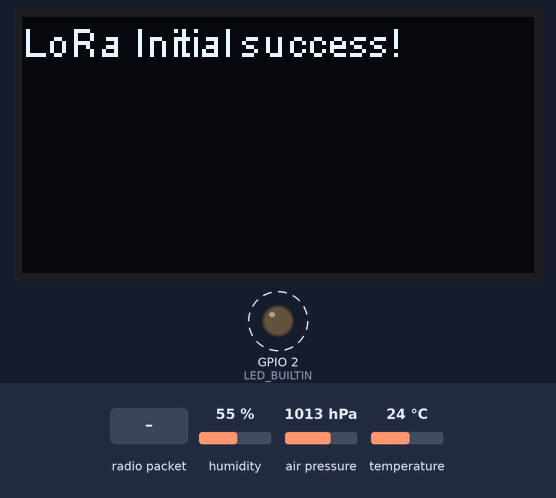
A program run on a simulated ESP32. Parts: 128×64 one-colour display, output pins drawn as LEDs (lit = HIGH). Dashed ring = blinking. The test bench sets the inputs (shaded band); at power-on: humidity 55 %, air pressure 1013 hPa, temperature 24 °C. No radio packets arrive unless stated; what the program prints to the serial monitor is not drawn.

Above: at 1.5 s.
1.6 s: radio packet "1" arrives
At 2.7 s:
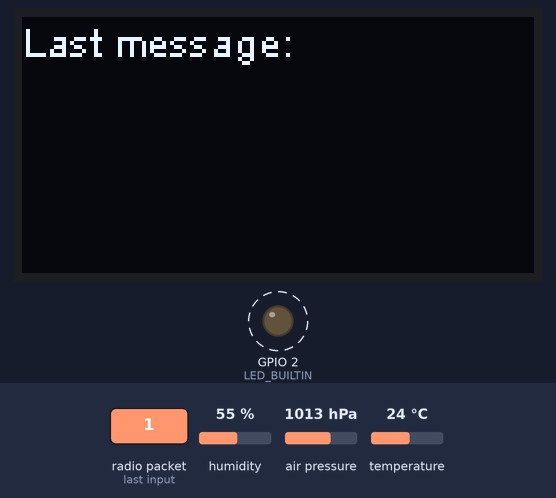
Timing chart, 0 to 10.6 s (numbered marks = the images above; inputs shaded):
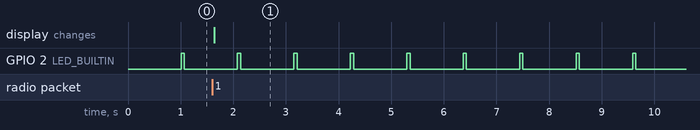

Measured:
- after the input at 1.6 s, the display: changes at once (image 1)
- by itself, GPIO 2 (LED_BUILTIN): alternates HIGH for 0.06 s and LOW for 1.0 s

The program:

main.cpp
```cpp
// Base libraries
#include <Arduino.h>
#include <heltec.h>

// Sensor libraries
#include <Adafruit_Sensor.h>
#include <Adafruit_BME280.h>
#include <Wire.h>
#include <Temperature.h>

#define LORA_BAND 868E6
#define LORA_ADDRESS (byte)0x2
#define LORA_WEB_ADDRESS (byte)0x1

// I2C
# define SDA 4
# define SCL 15
TwoWire I2C = TwoWire(1);

// Temperature sensor
using temp_sensor::TemperatureSensor;
using temp_sensor::TemperatureData;

TemperatureSensor* mySensor;
String loraMessage;
bool newMessage = false;
long messageId = 0;

int lastTempUpdate = 0;

void onReceive(int packetSize){
    Serial.println("✅ Message received");
    if (packetSize == 0) return;
    // Destination
    int recipient = LoRa.read();
    // Source
    byte sender = LoRa.read();
    // Message length
    byte incomingLength = LoRa.read();

    String incoming = "";

    while (LoRa.available()) incoming += (char)LoRa.read();


    // if (incomingLength != incoming.length()){
    //     return;
    // }

    // Si le message nous est pas destiner ou qu'il ne provient pas de l'address configurer
    // if ((recipient != LORA_ADDRESS && recipient != 0xFF) || sender != LORA_WEB_ADDRESS){
    //     return;
    // }

    loraMessage = incoming;
    newMessage = true;
}

void setup(){
    // Serial output setup
    Serial.begin(115200);

    // I2C for the temperature sensor

    // Heltec/LoRa setup
    Heltec.begin(true, true, true, true, LORA_BAND);
    LoRa.begin(LORA_BAND, true);
    LoRa.onReceive(onReceive);
    LoRa.receive();

    I2C.begin(SDA, SCL);


    // Temperature sensor
    mySensor = new TemperatureSensor(&I2C);

    // Builtin LED setup
    pinMode(LED_BUILTIN, OUTPUT);

}

void sendMessage(byte dest, String message){
  digitalWrite(BUILTIN_LED, HIGH);
  LoRa.beginPacket();
  LoRa.write(dest);
  LoRa.write(LORA_ADDRESS);
  LoRa.write(message.length());
  LoRa.print(message);
  LoRa.endPacket();
  digitalWrite(BUILTIN_LED, LOW);
  LoRa.receive();
}

void sendTemperatureData(TemperatureData data){
    String message = String(data.temperature) + ";" + data.humidity + ";" + data.pressure;
    sendMessage(LORA_WEB_ADDRESS, message);
}

void updateDisplay(){
    Heltec.display->clear();
    Heltec.display->flush();
    Heltec.display->resetOrientation();
    Heltec.display->drawString(0,0, ((String("Last message: \n") + loraMessage)).c_str());
    Heltec.display->display();
}

void loop(){
    if (millis() - lastTempUpdate >= 1000){
        Serial.println("Reading sensor data...");
        TemperatureData data;
        mySensor->getTemperatureData(&data);
        sendTemperatureData(data);
        lastTempUpdate = millis();
    }

    if(newMessage){
        Serial.print("Niveau Minimum 🔥: ");
        Serial.println(loraMessage);
        updateDisplay();
        newMessage = false;
    }
    delay(10);
}
```
